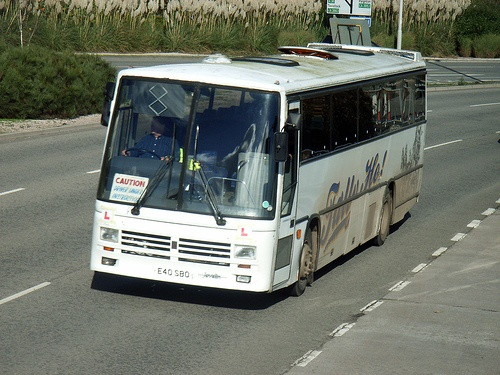
#> input picture 000456.jpg, 500 x 375 px, found by its file name
$ python Convolution_simple_filters_2.py
#> lines starting #> are read from the running program, lines starting #| are printed output that depends on the picture
#!/usr/bin/env python2
# -*- coding: utf-8 -*-
"""
Created on Sun Oct  8 07:11:35 2017

@author: julien
"""

import numpy as np
import matplotlib.pyplot as plt
from scipy import signal

RGB = plt.imread("/home/julien/Documents/Python_tests/Vision_filters/000456.jpg")
#> RGB is the input picture: shape (375, 500, 3); mean R, G, B 109.5, 115, 104.4
I = np.copy(RGB[:, :, 0])
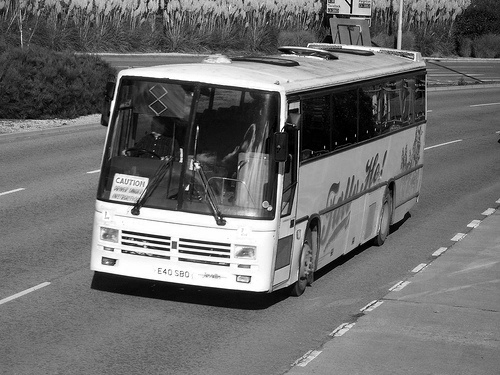
#> I: shape (375, 500); min 0, max 255, mean 109.5
#plt.imshow(I,cmap = plt.cm.gray)

F = np.array([[-1,0,1]])
F1 = np.array([[-1,-1,-1],[0,0,0],[1,1,1]])
F2 = np.array([[-1,-1,0],[-1,0,1],[0,1,1]])
F3 = np.array([[0,0,0],[1,-2,1],[0,0,0]])
F4 = np.array([[0,1,0],[0,-2,0],[0,1,0]])


V = signal.convolve2d(I, F, mode='same', boundary='fill')
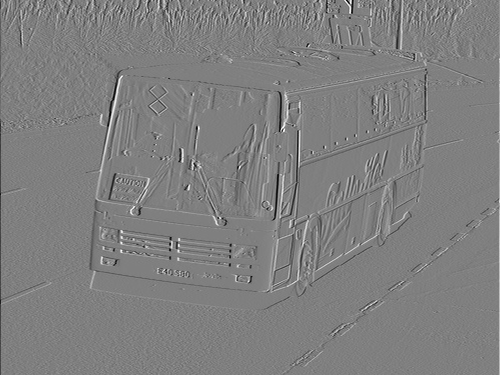
#> V: shape (375, 500) int64; min -255, max 255, mean 0; drawn with min black and max white
V1 = signal.convolve2d(I, F1, mode='same', boundary='fill')
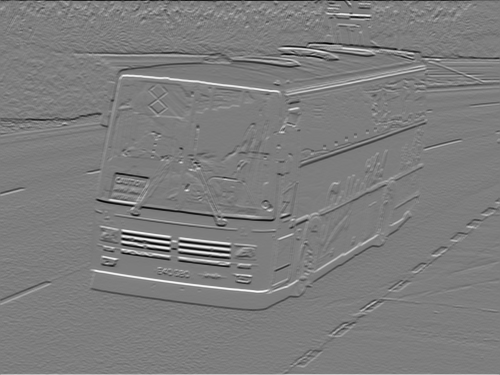
#> V1: shape (375, 500) int64; min -715, max 736, mean 0.1; drawn with min black and max white
V2 = signal.convolve2d(I, F2, mode='same', boundary='fill')
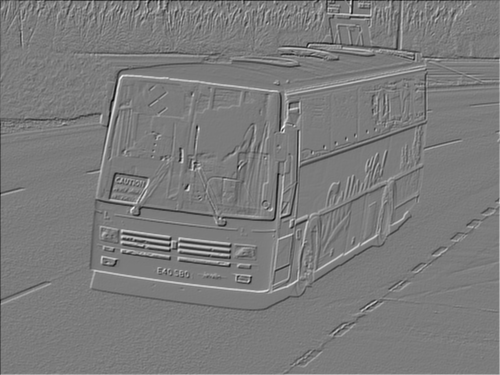
#> V2: shape (375, 500) int64; min -668, max 709, mean 0.1; drawn with min black and max white
V3 = signal.convolve2d(I, F3, mode='same', boundary='fill')
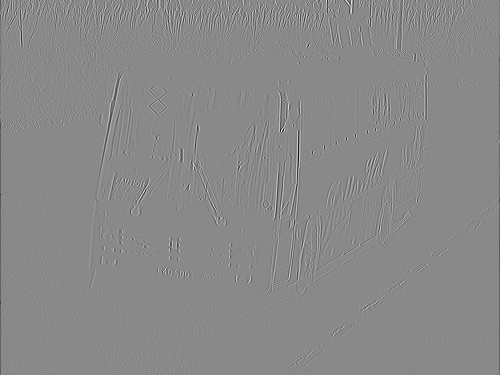
#> V3: shape (375, 500) int64; min -419, max 359, mean -0.4; drawn with min black and max white
V4 = signal.convolve2d(I, F4, mode='same', boundary='fill')
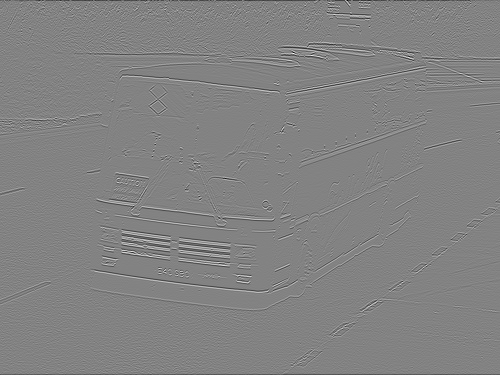
#> V4: shape (375, 500) int64; min -408, max 387, mean -0.7; drawn with min black and max white

plt.figure()

plt.subplot(221)
plt.imshow(V, cmap = plt.cm.gray)
plt.axis('off')

plt.subplot(222)
plt.imshow(V1, cmap = plt.cm.gray)
plt.axis('off')

plt.subplot(223)
plt.imshow(V2, cmap = plt.cm.gray)
plt.axis('off')

plt.subplot(224)
plt.imshow(V4, cmap = plt.cm.gray)
plt.axis('off')

plt.show()
